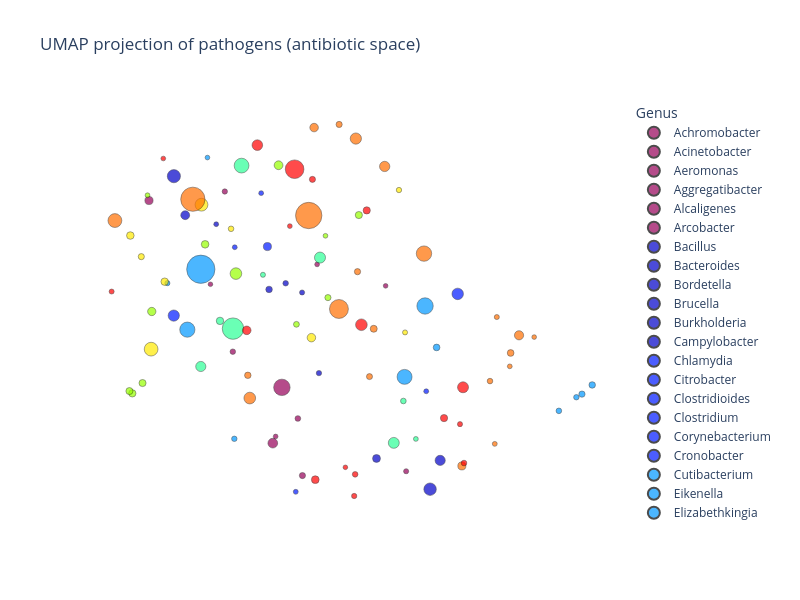

This figure's notebook cell:
### Markdown cell above
### UMAP scatter plots

Two-dimensional UMAP projections for antibiotic and class vectors, coloured by pathogen genus.

### Code cell
fig_ab = _umap_scatter(
    pathogen_names_ab,
    pathogen_log_sums_ab,
    pathogen_vectors_ab,
    title="UMAP projection of pathogens (antibiotic space)",
    marker_max_size=10,
    figure_size=(800, 600),
    color_map="Rainbow",
    min_size=50.0,
)
fig_ab

### Figure 1 — Plotly figure (JSON) as saved in the notebook; plotly's stock layout.template omitted (floating-point values rounded to 4 significant figures)
{"data": [{"hovertemplate": "<b>%{hovertext}</b><br><br>color=Achromobacter<br>x=%{x}<br>y=%{y}<br>size=%{marker.size}<extra></extra>", "hovertext": ["Achromobacter denitrificans", "Achromobacter xylosoxidans"], "legendgroup": "Achromobacter", "marker": {"color": "rgb(150,0,90)", "line": {"color": "black", "width": 0.5}, "size": [0.286, 0.3788], "sizemode": "area", "sizeref": 0.025, "symbol": "circle"}, "mode": "markers", "name": "Achromobacter", "orientation": "v", "showlegend": true, "type": "scatter", "x": [12.07, 11.33], "xaxis": "x", "y": [18.52, 17.45], "yaxis": "y"}, {"hovertemplate": "<b>%{hovertext}</b><br><br>color=Acinetobacter<br>x=%{x}<br>y=%{y}<br>size=%{marker.size}<extra></extra>", "hovertext": ["Acinetobacter baumannii", "Acinetobacter calcoaceticus"], "legendgroup": "Acinetobacter", "marker": {"color": "rgb(150,0,90)", "line": {"color": "black", "width": 0.5}, "size": [3.393, 0.8379], "sizemode": "area", "sizeref": 0.025, "symbol": "circle"}, "mode": "markers", "name": "Acinetobacter", "orientation": "v", "showlegend": true, "type": "scatter", "x": [11.76, 10.59], "xaxis": "x", "y": [17.01, 19.3], "yaxis": "y"}, {"hovertemplate": "<b>%{hovertext}</b><br><br>color=Aeromonas<br>x=%{x}<br>y=%{y}<br>size=%{marker.size}<extra></extra>", "hovertext": ["Aeromonas caviae", "Aeromonas hydrophila", "Aeromonas salmonicida", "Aeromonas sobria", "Aeromonas veronii"], "legendgroup": "Aeromonas", "marker": {"color": "rgb(150,0,90)", "line": {"color": "black", "width": 0.5}, "size": [0.4027, 1.186, 0.275, 0.2793, 0.4754], "sizemode": "area", "sizeref": 0.025, "symbol": "circle"}, "mode": "markers", "name": "Aeromonas", "orientation": "v", "showlegend": true, "type": "scatter", "x": [11.9, 11.68, 12.68, 11.71, 11.94], "xaxis": "x", "y": [16.63, 16.33, 18.25, 16.41, 15.93], "yaxis": "y"}, {"hovertemplate": "<b>%{hovertext}</b><br><br>color=Aggregatibacter<br>x=%{x}<br>y=%{y}<br>size=%{marker.size}<extra></extra>", "hovertext": ["Aggregatibacter actinomycetemcomitans"], "legendgroup": "Aggregatibacter", "marker": {"color": "rgb(150,0,90)", "line": {"color": "black", "width": 0.5}, "size": [0.3549], "sizemode": "area", "sizeref": 0.025, "symbol": "circle"}, "mode": "markers", "name": "Aggregatibacter", "orientation": "v", "showlegend": true, "type": "scatter", "x": [11.26], "xaxis": "x", "y": [19.41], "yaxis": "y"}, {"hovertemplate": "<b>%{hovertext}</b><br><br>color=Alcaligenes<br>x=%{x}<br>y=%{y}<br>size=%{marker.size}<extra></extra>", "hovertext": ["Alcaligenes faecalis"], "legendgroup": "Alcaligenes", "marker": {"color": "rgb(150,0,90)", "line": {"color": "black", "width": 0.5}, "size": [0.2719], "sizemode": "area", "sizeref": 0.025, "symbol": "circle"}, "mode": "markers", "name": "Alcaligenes", "orientation": "v", "showlegend": true, "type": "scatter", "x": [11.13], "xaxis": "x", "y": [18.27], "yaxis": "y"}, {"hovertemplate": "<b>%{hovertext}</b><br><br>color=Arcobacter<br>x=%{x}<br>y=%{y}<br>size=%{marker.size}<extra></extra>", "hovertext": ["Arcobacter butzleri"], "legendgroup": "Arcobacter", "marker": {"color": "rgb(150,0,90)", "line": {"color": "black", "width": 0.5}, "size": [0.3263], "sizemode": "area", "sizeref": 0.025, "symbol": "circle"}, "mode": "markers", "name": "Arcobacter", "orientation": "v", "showlegend": true, "type": "scatter", "x": [12.86], "xaxis": "x", "y": [15.98], "yaxis": "y"}, {"hovertemplate": "<b>%{hovertext}</b><br><br>color=Bacillus<br>x=%{x}<br>y=%{y}<br>size=%{marker.size}<extra></extra>", "hovertext": ["Bacillus anthracis", "Bacillus cereus"], "legendgroup": "Bacillus", "marker": {"color": "rgb(0,0,200)", "line": {"color": "black", "width": 0.5}, "size": [0.3262, 0.7753], "sizemode": "area", "sizeref": 0.025, "symbol": "circle"}, "mode": "markers", "name": "Bacillus", "orientation": "v", "showlegend": true, "type": "scatter", "x": [11.94, 12.59], "xaxis": "x", "y": [18.17, 16.14], "yaxis": "y"}, {"hovertemplate": "<b>%{hovertext}</b><br><br>color=Bacteroides<br>x=%{x}<br>y=%{y}<br>size=%{marker.size}<extra></extra>", "hovertext": ["Bacteroides fragilis"], "legendgroup": "Bacteroides", "marker": {"color": "rgb(0,0,200)", "line": {"color": "black", "width": 0.5}, "size": [2.164], "sizemode": "area", "sizeref": 0.025, "symbol": "circle"}, "mode": "markers", "name": "Bacteroides", "orientation": "v", "showlegend": true, "type": "scatter", "x": [10.81], "xaxis": "x", "y": [19.6], "yaxis": "y"}, {"hovertemplate": "<b>%{hovertext}</b><br><br>color=Bordetella<br>x=%{x}<br>y=%{y}<br>size=%{marker.size}<extra></extra>", "hovertext": ["Bordetella bronchiseptica"], "legendgroup": "Bordetella", "marker": {"color": "rgb(0,0,200)", "line": {"color": "black", "width": 0.5}, "size": [0.3807], "sizemode": "area", "sizeref": 0.025, "symbol": "circle"}, "mode": "markers", "name": "Bordetella", "orientation": "v", "showlegend": true, "type": "scatter", "x": [11.79], "xaxis": "x", "y": [18.29], "yaxis": "y"}, {"hovertemplate": "<b>%{hovertext}</b><br><br>color=Brucella<br>x=%{x}<br>y=%{y}<br>size=%{marker.size}<extra></extra>", "hovertext": ["Brucella melitensis"], "legendgroup": "Brucella", "marker": {"color": "rgb(0,0,200)", "line": {"color": "black", "width": 0.5}, "size": [0.359], "sizemode": "area", "sizeref": 0.025, "symbol": "circle"}, "mode": "markers", "name": "Brucella", "orientation": "v", "showlegend": true, "type": "scatter", "x": [12.09], "xaxis": "x", "y": [17.19], "yaxis": "y"}, {"hovertemplate": "<b>%{hovertext}</b><br><br>color=Burkholderia<br>x=%{x}<br>y=%{y}<br>size=%{marker.size}<extra></extra>", "hovertext": ["Burkholderia cepacia", "Burkholderia pseudomallei"], "legendgroup": "Burkholderia", "marker": {"color": "rgb(0,0,200)", "line": {"color": "black", "width": 0.5}, "size": [0.9938, 0.533], "sizemode": "area", "sizeref": 0.025, "symbol": "circle"}, "mode": "markers", "name": "Burkholderia", "orientation": "v", "showlegend": true, "type": "scatter", "x": [10.91, 11.65], "xaxis": "x", "y": [19.12, 18.21], "yaxis": "y"}, {"hovertemplate": "<b>%{hovertext}</b><br><br>color=Campylobacter<br>x=%{x}<br>y=%{y}<br>size=%{marker.size}<extra></extra>", "hovertext": ["Campylobacter coli", "Campylobacter fetus", "Campylobacter jejuni"], "legendgroup": "Campylobacter", "marker": {"color": "rgb(0,0,200)", "line": {"color": "black", "width": 0.5}, "size": [1.299, 0.2974, 1.944], "sizemode": "area", "sizeref": 0.025, "symbol": "circle"}, "mode": "markers", "name": "Campylobacter", "orientation": "v", "showlegend": true, "type": "scatter", "x": [13.16, 11.18, 13.07], "xaxis": "x", "y": [16.11, 19.01, 15.76], "yaxis": "y"}, {"hovertemplate": "<b>%{hovertext}</b><br><br>color=Chlamydia<br>x=%{x}<br>y=%{y}<br>size=%{marker.size}<extra></extra>", "hovertext": ["Chlamydia trachomatis"], "legendgroup": "Chlamydia", "marker": {"color": "rgb(0,25,255)", "line": {"color": "black", "width": 0.5}, "size": [0.2974], "sizemode": "area", "sizeref": 0.025, "symbol": "circle"}, "mode": "markers", "name": "Chlamydia", "orientation": "v", "showlegend": true, "type": "scatter", "x": [11.58], "xaxis": "x", "y": [19.39], "yaxis": "y"}, {"hovertemplate": "<b>%{hovertext}</b><br><br>color=Citrobacter<br>x=%{x}<br>y=%{y}<br>size=%{marker.size}<extra></extra>", "hovertext": ["Citrobacter freundii"], "legendgroup": "Citrobacter", "marker": {"color": "rgb(0,25,255)", "line": {"color": "black", "width": 0.5}, "size": [1.579], "sizemode": "area", "sizeref": 0.025, "symbol": "circle"}, "mode": "markers", "name": "Citrobacter", "orientation": "v", "showlegend": true, "type": "scatter", "x": [10.81], "xaxis": "x", "y": [17.89], "yaxis": "y"}, {"hovertemplate": "<b>%{hovertext}</b><br><br>color=Clostridioides<br>x=%{x}<br>y=%{y}<br>size=%{marker.size}<extra></extra>", "hovertext": ["Clostridioides difficile"], "legendgroup": "Clostridioides", "marker": {"color": "rgb(0,25,255)", "line": {"color": "black", "width": 0.5}, "size": [1.654], "sizemode": "area", "sizeref": 0.025, "symbol": "circle"}, "mode": "markers", "name": "Clostridioides", "orientation": "v", "showlegend": true, "type": "scatter", "x": [13.31], "xaxis": "x", "y": [18.16], "yaxis": "y"}, {"hovertemplate": "<b>%{hovertext}</b><br><br>color=Clostridium<br>x=%{x}<br>y=%{y}<br>size=%{marker.size}<extra></extra>", "hovertext": ["Clostridium perfringens"], "legendgroup": "Clostridium", "marker": {"color": "rgb(0,25,255)", "line": {"color": "black", "width": 0.5}, "size": [0.8212], "sizemode": "area", "sizeref": 0.025, "symbol": "circle"}, "mode": "markers", "name": "Clostridium", "orientation": "v", "showlegend": true, "type": "scatter", "x": [11.63], "xaxis": "x", "y": [18.74], "yaxis": "y"}, {"hovertemplate": "<b>%{hovertext}</b><br><br>color=Corynebacterium<br>x=%{x}<br>y=%{y}<br>size=%{marker.size}<extra></extra>", "hovertext": ["Corynebacterium diphtheriae", "Corynebacterium striatum"], "legendgroup": "Corynebacterium", "marker": {"color": "rgb(0,25,255)", "line": {"color": "black", "width": 0.5}, "size": [0.2967, 0.3039], "sizemode": "area", "sizeref": 0.025, "symbol": "circle"}, "mode": "markers", "name": "Corynebacterium", "orientation": "v", "showlegend": true, "type": "scatter", "x": [11.35, 13.03], "xaxis": "x", "y": [18.73, 16.96], "yaxis": "y"}, {"hovertemplate": "<b>%{hovertext}</b><br><br>color=Cronobacter<br>x=%{x}<br>y=%{y}<br>size=%{marker.size}<extra></extra>", "hovertext": ["Cronobacter sakazakii"], "legendgroup": "Cronobacter", "marker": {"color": "rgb(0,25,255)", "line": {"color": "black", "width": 0.5}, "size": [0.3043], "sizemode": "area", "sizeref": 0.025, "symbol": "circle"}, "mode": "markers", "name": "Cronobacter", "orientation": "v", "showlegend": true, "type": "scatter", "x": [11.88], "xaxis": "x", "y": [15.73], "yaxis": "y"}, {"hovertemplate": "<b>%{hovertext}</b><br><br>color=Cutibacterium<br>x=%{x}<br>y=%{y}<br>size=%{marker.size}<extra></extra>", "hovertext": ["Cutibacterium acnes"], "legendgroup": "Cutibacterium", "marker": {"color": "rgb(0,152,255)", "line": {"color": "black", "width": 0.5}, "size": [0.5575], "sizemode": "area", "sizeref": 0.025, "symbol": "circle"}, "mode": "markers", "name": "Cutibacterium", "orientation": "v", "showlegend": true, "type": "scatter", "x": [13.12], "xaxis": "x", "y": [17.5], "yaxis": "y"}, {"hovertemplate": "<b>%{hovertext}</b><br><br>color=Eikenella<br>x=%{x}<br>y=%{y}<br>size=%{marker.size}<extra></extra>", "hovertext": ["Eikenella corrodens"], "legendgroup": "Eikenella", "marker": {"color": "rgb(0,152,255)", "line": {"color": "black", "width": 0.5}, "size": [0.2758], "sizemode": "area", "sizeref": 0.025, "symbol": "circle"}, "mode": "markers", "name": "Eikenella", "orientation": "v", "showlegend": true, "type": "scatter", "x": [11.1], "xaxis": "x", "y": [19.83], "yaxis": "y"}, {"hovertemplate": "<b>%{hovertext}</b><br><br>color=Elizabethkingia<br>x=%{x}<br>y=%{y}<br>size=%{marker.size}<extra></extra>", "hovertext": ["Elizabethkingia meningoseptica"], "legendgroup": "Elizabethkingia", "marker": {"color": "rgb(0,152,255)", "line": {"color": "black", "width": 0.5}, "size": [0.3298], "sizemode": "area", "sizeref": 0.025, "symbol": "circle"}, "mode": "markers", "name": "Elizabethkingia", "orientation": "v", "showlegend": true, "type": "scatter", "x": [10.75], "xaxis": "x", "y": [18.29], "yaxis": "y"}, {"hovertemplate": "<b>%{hovertext}</b><br><br>color=Enterobacter<br>x=%{x}<br>y=%{y}<br>size=%{marker.size}<extra></extra>", "hovertext": ["Enterobacter cloacae", "Enterobacter hormaechei"], "legendgroup": "Enterobacter", "marker": {"color": "rgb(0,152,255)", "line": {"color": "black", "width": 0.5}, "size": [2.887, 0.3729], "sizemode": "area", "sizeref": 0.025, "symbol": "circle"}, "mode": "markers", "name": "Enterobacter", "orientation": "v", "showlegend": true, "type": "scatter", "x": [10.93, 11.34], "xaxis": "x", "y": [17.72, 16.38], "yaxis": "y"}, {"hovertemplate": "<b>%{hovertext}</b><br><br>color=Enterococcus<br>x=%{x}<br>y=%{y}<br>size=%{marker.size}<extra></extra>", "hovertext": ["Enterococcus casseliflavus", "Enterococcus durans", "Enterococcus faecalis", "Enterococcus faecium", "Enterococcus gallinarum", "Enterococcus hirae"], "legendgroup": "Enterococcus", "marker": {"color": "rgb(0,152,255)", "line": {"color": "black", "width": 0.5}, "size": [0.5339, 0.3981, 3.363, 2.802, 0.4902, 0.3695], "sizemode": "area", "sizeref": 0.025, "symbol": "circle"}, "mode": "markers", "name": "Enterococcus", "orientation": "v", "showlegend": true, "type": "scatter", "x": [14.5, 14.2, 13.02, 12.84, 14.41, 14.36], "xaxis": "x", "y": [17.04, 16.72, 18.01, 17.14, 16.93, 16.89], "yaxis": "y"}, {"hovertemplate": "<b>%{hovertext}</b><br><br>color=Escherichia<br>x=%{x}<br>y=%{y}<br>size=%{marker.size}<extra></extra>", "hovertext": ["Escherichia coli"], "legendgroup": "Escherichia", "marker": {"color": "rgb(0,152,255)", "line": {"color": "black", "width": 0.5}, "size": [10.0], "sizemode": "area", "sizeref": 0.025, "symbol": "circle"}, "mode": "markers", "name": "Escherichia", "orientation": "v", "showlegend": true, "type": "scatter", "x": [11.05], "xaxis": "x", "y": [18.46], "yaxis": "y"}, {"hovertemplate": "<b>%{hovertext}</b><br><br>color=Haemophilus<br>x=%{x}<br>y=%{y}<br>size=%{marker.size}<extra></extra>", "hovertext": ["Haemophilus influenzae", "Haemophilus parainfluenzae"], "legendgroup": "Haemophilus", "marker": {"color": "rgb(44,255,150)", "line": {"color": "black", "width": 0.5}, "size": [2.735, 0.3216], "sizemode": "area", "sizeref": 0.025, "symbol": "circle"}, "mode": "markers", "name": "Haemophilus", "orientation": "v", "showlegend": true, "type": "scatter", "x": [11.41, 11.59], "xaxis": "x", "y": [19.73, 18.39], "yaxis": "y"}, {"hovertemplate": "<b>%{hovertext}</b><br><br>color=Helicobacter<br>x=%{x}<br>y=%{y}<br>size=%{marker.size}<extra></extra>", "hovertext": ["Helicobacter pylori"], "legendgroup": "Helicobacter", "marker": {"color": "rgb(44,255,150)", "line": {"color": "black", "width": 0.5}, "size": [1.53], "sizemode": "area", "sizeref": 0.025, "symbol": "circle"}, "mode": "markers", "name": "Helicobacter", "orientation": "v", "showlegend": true, "type": "scatter", "x": [12.1], "xaxis": "x", "y": [18.6], "yaxis": "y"}, {"hovertemplate": "<b>%{hovertext}</b><br><br>color=Klebsiella<br>x=%{x}<br>y=%{y}<br>size=%{marker.size}<extra></extra>", "hovertext": ["Klebsiella aerogenes", "Klebsiella oxytoca", "Klebsiella pneumoniae"], "legendgroup": "Klebsiella", "marker": {"color": "rgb(44,255,150)", "line": {"color": "black", "width": 0.5}, "size": [0.6967, 1.294, 5.745], "sizemode": "area", "sizeref": 0.025, "symbol": "circle"}, "mode": "markers", "name": "Klebsiella", "orientation": "v", "showlegend": true, "type": "scatter", "x": [11.22, 11.05, 11.33], "xaxis": "x", "y": [17.83, 17.27, 17.73], "yaxis": "y"}, {"hovertemplate": "<b>%{hovertext}</b><br><br>color=Lacticaseibacillus<br>x=%{x}<br>y=%{y}<br>size=%{marker.size}<extra></extra>", "hovertext": ["Lacticaseibacillus rhamnosus"], "legendgroup": "Lacticaseibacillus", "marker": {"color": "rgb(44,255,150)", "line": {"color": "black", "width": 0.5}, "size": [0.2962], "sizemode": "area", "sizeref": 0.025, "symbol": "circle"}, "mode": "markers", "name": "Lacticaseibacillus", "orientation": "v", "showlegend": true, "type": "scatter", "x": [12.94], "xaxis": "x", "y": [16.38], "yaxis": "y"}, {"hovertemplate": "<b>%{hovertext}</b><br><br>color=Lactococcus<br>x=%{x}<br>y=%{y}<br>size=%{marker.size}<extra></extra>", "hovertext": ["Lactococcus lactis"], "legendgroup": "Lactococcus", "marker": {"color": "rgb(44,255,150)", "line": {"color": "black", "width": 0.5}, "size": [0.4035], "sizemode": "area", "sizeref": 0.025, "symbol": "circle"}, "mode": "markers", "name": "Lactococcus", "orientation": "v", "showlegend": true, "type": "scatter", "x": [12.83], "xaxis": "x", "y": [16.84], "yaxis": "y"}, {"hovertemplate": "<b>%{hovertext}</b><br><br>color=Listeria<br>x=%{x}<br>y=%{y}<br>size=%{marker.size}<extra></extra>", "hovertext": ["Listeria monocytogenes"], "legendgroup": "Listeria", "marker": {"color": "rgb(44,255,150)", "line": {"color": "black", "width": 0.5}, "size": [1.497], "sizemode": "area", "sizeref": 0.025, "symbol": "circle"}, "mode": "markers", "name": "Listeria", "orientation": "v", "showlegend": true, "type": "scatter", "x": [12.75], "xaxis": "x", "y": [16.33], "yaxis": "y"}, {"hovertemplate": "<b>%{hovertext}</b><br><br>color=Mannheimia<br>x=%{x}<br>y=%{y}<br>size=%{marker.size}<extra></extra>", "hovertext": ["Mannheimia haemolytica"], "legendgroup": "Mannheimia", "marker": {"color": "rgb(151,255,0)", "line": {"color": "black", "width": 0.5}, "size": [0.4293], "sizemode": "area", "sizeref": 0.025, "symbol": "circle"}, "mode": "markers", "name": "Mannheimia", "orientation": "v", "showlegend": true, "type": "scatter", "x": [11.89], "xaxis": "x", "y": [17.78], "yaxis": "y"}, {"hovertemplate": "<b>%{hovertext}</b><br><br>color=Metamycoplasma<br>x=%{x}<br>y=%{y}<br>size=%{marker.size}<extra></extra>", "hovertext": ["Metamycoplasma hominis"], "legendgroup": "Metamycoplasma", "marker": {"color": "rgb(151,255,0)", "line": {"color": "black", "width": 0.5}, "size": [0.6451], "sizemode": "area", "sizeref": 0.025, "symbol": "circle"}, "mode": "markers", "name": "Metamycoplasma", "orientation": "v", "showlegend": true, "type": "scatter", "x": [12.44], "xaxis": "x", "y": [19.12], "yaxis": "y"}, {"hovertemplate": "<b>%{hovertext}</b><br><br>color=Moraxella<br>x=%{x}<br>y=%{y}<br>size=%{marker.size}<extra></extra>", "hovertext": ["Moraxella catarrhalis"], "legendgroup": "Moraxella", "marker": {"color": "rgb(151,255,0)", "line": {"color": "black", "width": 0.5}, "size": [0.9668], "sizemode": "area", "sizeref": 0.025, "symbol": "circle"}, "mode": "markers", "name": "Moraxella", "orientation": "v", "showlegend": true, "type": "scatter", "x": [11.73], "xaxis": "x", "y": [19.73], "yaxis": "y"}, {"hovertemplate": "<b>%{hovertext}</b><br><br>color=Morganella<br>x=%{x}<br>y=%{y}<br>size=%{marker.size}<extra></extra>", "hovertext": ["Morganella morganii"], "legendgroup": "Morganella", "marker": {"color": "rgb(151,255,0)", "line": {"color": "black", "width": 0.5}, "size": [0.862], "sizemode": "area", "sizeref": 0.025, "symbol": "circle"}, "mode": "markers", "name": "Morganella", "orientation": "v", "showlegend": true, "type": "scatter", "x": [10.61], "xaxis": "x", "y": [17.94], "yaxis": "y"}, {"hovertemplate": "<b>%{hovertext}</b><br><br>color=Mycobacterium<br>x=%{x}<br>y=%{y}<br>size=%{marker.size}<extra></extra>", "hovertext": ["Mycobacterium abscessus", "Mycobacterium avium", "Mycobacterium flavescens", "Mycobacterium fortuitum", "Mycobacterium obuense", "Mycobacterium smegmatis", "Mycobacterium tuberculosis"], "legendgroup": "Mycobacterium", "marker": {"color": "rgb(151,255,0)", "line": {"color": "black", "width": 0.5}, "size": [0.6695, 0.7212, 0.6352, 0.2884, 0.6265, 0.4766, 1.687], "sizemode": "area", "sizeref": 0.025, "symbol": "circle"}, "mode": "markers", "name": "Mycobacterium", "orientation": "v", "showlegend": true, "type": "scatter", "x": [10.44, 11.08, 10.53, 10.58, 10.42, 12.17, 11.36], "xaxis": "x", "y": [16.94, 18.76, 17.06, 19.37, 16.96, 18.11, 18.41], "yaxis": "y"}, {"hovertemplate": "<b>%{hovertext}</b><br><br>color=Mycoplasmoides<br>x=%{x}<br>y=%{y}<br>size=%{marker.size}<extra></extra>", "hovertext": ["Mycoplasmoides pneumoniae"], "legendgroup": "Mycoplasmoides", "marker": {"color": "rgb(151,255,0)", "line": {"color": "black", "width": 0.5}, "size": [0.2799], "sizemode": "area", "sizeref": 0.025, "symbol": "circle"}, "mode": "markers", "name": "Mycoplasmoides", "orientation": "v", "showlegend": true, "type": "scatter", "x": [12.14], "xaxis": "x", "y": [18.87], "yaxis": "y"}, {"hovertemplate": "<b>%{hovertext}</b><br><br>color=Neisseria<br>x=%{x}<br>y=%{y}<br>size=%{marker.size}<extra></extra>", "hovertext": ["Neisseria gonorrhoeae", "Neisseria meningitidis"], "legendgroup": "Neisseria", "marker": {"color": "rgb(255,234,0)", "line": {"color": "black", "width": 0.5}, "size": [2.062, 0.7187], "sizemode": "area", "sizeref": 0.025, "symbol": "circle"}, "mode": "markers", "name": "Neisseria", "orientation": "v", "showlegend": true, "type": "scatter", "x": [11.05, 10.42], "xaxis": "x", "y": [19.25, 18.87], "yaxis": "y"}, {"hovertemplate": "<b>%{hovertext}</b><br><br>color=Nocardia<br>x=%{x}<br>y=%{y}<br>size=%{marker.size}<extra></extra>", "hovertext": ["Nocardia farcinica"], "legendgroup": "Nocardia", "marker": {"color": "rgb(255,234,0)", "line": {"color": "black", "width": 0.5}, "size": [0.363], "sizemode": "area", "sizeref": 0.025, "symbol": "circle"}, "mode": "markers", "name": "Nocardia", "orientation": "v", "showlegend": true, "type": "scatter", "x": [12.79], "xaxis": "x", "y": [19.43], "yaxis": "y"}, {"hovertemplate": "<b>%{hovertext}</b><br><br>color=Pasteurella<br>x=%{x}<br>y=%{y}<br>size=%{marker.size}<extra></extra>", "hovertext": ["Pasteurella multocida"], "legendgroup": "Pasteurella", "marker": {"color": "rgb(255,234,0)", "line": {"color": "black", "width": 0.5}, "size": [0.9048], "sizemode": "area", "sizeref": 0.025, "symbol": "circle"}, "mode": "markers", "name": "Pasteurella", "orientation": "v", "showlegend": true, "type": "scatter", "x": [12.02], "xaxis": "x", "y": [17.62], "yaxis": "y"}, {"hovertemplate": "<b>%{hovertext}</b><br><br>color=Plesiomonas<br>x=%{x}<br>y=%{y}<br>size=%{marker.size}<extra></extra>", "hovertext": ["Plesiomonas shigelloides"], "legendgroup": "Plesiomonas", "marker": {"color": "rgb(255,234,0)", "line": {"color": "black", "width": 0.5}, "size": [0.3167], "sizemode": "area", "sizeref": 0.025, "symbol": "circle"}, "mode": "markers", "name": "Plesiomonas", "orientation": "v", "showlegend": true, "type": "scatter", "x": [12.85], "xaxis": "x", "y": [17.68], "yaxis": "y"}, {"hovertemplate": "<b>%{hovertext}</b><br><br>color=Proteus<br>x=%{x}<br>y=%{y}<br>size=%{marker.size}<extra></extra>", "hovertext": ["Proteus mirabilis", "Proteus vulgaris"], "legendgroup": "Proteus", "marker": {"color": "rgb(255,234,0)", "line": {"color": "black", "width": 0.5}, "size": [2.36, 0.6971], "sizemode": "area", "sizeref": 0.025, "symbol": "circle"}, "mode": "markers", "name": "Proteus", "orientation": "v", "showlegend": true, "type": "scatter", "x": [10.61, 10.73], "xaxis": "x", "y": [17.48, 18.31], "yaxis": "y"}, {"hovertemplate": "<b>%{hovertext}</b><br><br>color=Providencia<br>x=%{x}<br>y=%{y}<br>size=%{marker.size}<extra></extra>", "hovertext": ["Providencia rettgeri", "Providencia stuartii"], "legendgroup": "Providencia", "marker": {"color": "rgb(255,234,0)", "line": {"color": "black", "width": 0.5}, "size": [0.3924, 0.4742], "sizemode": "area", "sizeref": 0.025, "symbol": "circle"}, "mode": "markers", "name": "Providencia", "orientation": "v", "showlegend": true, "type": "scatter", "x": [11.31, 10.52], "xaxis": "x", "y": [18.95, 18.61], "yaxis": "y"}, {"hovertemplate": "<b>%{hovertext}</b><br><br>color=Pseudomonas<br>x=%{x}<br>y=%{y}<br>size=%{marker.size}<extra></extra>", "hovertext": ["Pseudomonas aeruginosa", "Pseudomonas fluorescens", "Pseudomonas putida"], "legendgroup": "Pseudomonas", "marker": {"color": "rgb(255,111,0)", "line": {"color": "black", "width": 0.5}, "size": [7.342, 0.4553, 0.5218], "sizemode": "area", "sizeref": 0.025, "symbol": "circle"}, "mode": "markers", "name": "Pseudomonas", "orientation": "v", "showlegend": true, "type": "scatter", "x": [10.98, 12.53, 11.46], "xaxis": "x", "y": [19.32, 17.14, 17.16], "yaxis": "y"}, {"hovertemplate": "<b>%{hovertext}</b><br><br>color=Salmonella<br>x=%{x}<br>y=%{y}<br>size=%{marker.size}<extra></extra>", "hovertext": ["Salmonella enterica"], "legendgroup": "Salmonella", "marker": {"color": "rgb(255,111,0)", "line": {"color": "black", "width": 0.5}, "size": [4.486], "sizemode": "area", "sizeref": 0.025, "symbol": "circle"}, "mode": "markers", "name": "Salmonella", "orientation": "v", "showlegend": true, "type": "scatter", "x": [12.26], "xaxis": "x", "y": [17.97], "yaxis": "y"}, {"hovertemplate": "<b>%{hovertext}</b><br><br>color=Serratia<br>x=%{x}<br>y=%{y}<br>size=%{marker.size}<extra></extra>", "hovertext": ["Serratia marcescens"], "legendgroup": "Serratia", "marker": {"color": "rgb(255,111,0)", "line": {"color": "black", "width": 0.5}, "size": [2.4], "sizemode": "area", "sizeref": 0.025, "symbol": "circle"}, "mode": "markers", "name": "Serratia", "orientation": "v", "showlegend": true, "type": "scatter", "x": [10.29], "xaxis": "x", "y": [19.06], "yaxis": "y"}, {"hovertemplate": "<b>%{hovertext}</b><br><br>color=Shigella<br>x=%{x}<br>y=%{y}<br>size=%{marker.size}<extra></extra>", "hovertext": ["Shigella boydii", "Shigella dysenteriae", "Shigella flexneri", "Shigella sonnei"], "legendgroup": "Shigella", "marker": {"color": "rgb(255,111,0)", "line": {"color": "black", "width": 0.5}, "size": [0.473, 0.9107, 1.579, 1.324], "sizemode": "area", "sizeref": 0.025, "symbol": "circle"}, "mode": "markers", "name": "Shigella", "orientation": "v", "showlegend": true, "type": "scatter", "x": [12.27, 12.04, 12.41, 12.67], "xaxis": "x", "y": [20.23, 20.2, 20.06, 19.72], "yaxis": "y"}, {"hovertemplate": "<b>%{hovertext}</b><br><br>color=Staphylococcus<br>x=%{x}<br>y=%{y}<br>size=%{marker.size}<extra></extra>", "hovertext": ["Staphylococcus aureus", "Staphylococcus capitis", "Staphylococcus cohnii", "Staphylococcus epidermidis", "Staphylococcus haemolyticus", "Staphylococcus hominis", "Staphylococcus intermedius", "Staphylococcus lugdunensis", "Staphylococcus pseudintermedius", "Staphylococcus saprophyticus", "Staphylococcus warneri", "Staphylococcus xylosus"], "legendgroup": "Staphylococcus", "marker": {"color": "rgb(255,111,0)", "line": {"color": "black", "width": 0.5}, "size": [8.692, 0.395, 0.2875, 2.975, 1.064, 0.5668, 0.4867, 0.3031, 0.8114, 0.6138, 0.2763, 0.3194], "sizemode": "area", "sizeref": 0.025, "symbol": "circle"}, "mode": "markers", "name": "Staphylococcus", "orientation": "v", "showlegend": true, "type": "scatter", "x": [12.0, 13.6, 13.77, 13.01, 13.85, 13.78, 12.43, 13.64, 13.35, 12.57, 13.98, 13.66], "xaxis": "x", "y": [19.12, 17.09, 17.27, 18.65, 17.65, 17.43, 18.43, 16.32, 16.05, 17.73, 17.63, 17.87], "yaxis": "y"}, {"hovertemplate": "<b>%{hovertext}</b><br><br>color=Stenotrophomonas<br>x=%{x}<br>y=%{y}<br>size=%{marker.size}<extra></extra>", "hovertext": ["Stenotrophomonas maltophilia"], "legendgroup": "Stenotrophomonas", "marker": {"color": "rgb(255,111,0)", "line": {"color": "black", "width": 0.5}, "size": [1.717], "sizemode": "area", "sizeref": 0.025, "symbol": "circle"}, "mode": "markers", "name": "Stenotrophomonas", "orientation": "v", "showlegend": true, "type": "scatter", "x": [11.48], "xaxis": "x", "y": [16.88], "yaxis": "y"}, {"hovertemplate": "<b>%{hovertext}</b><br><br>color=Streptococcus<br>x=%{x}<br>y=%{y}<br>size=%{marker.size}<extra></extra>", "hovertext": ["Streptococcus agalactiae", "Streptococcus dysgalactiae", "Streptococcus mitis", "Streptococcus mutans", "Streptococcus pneumoniae", "Streptococcus pyogenes", "Streptococcus sanguinis", "Streptococcus suis"], "legendgroup": "Streptococcus", "marker": {"color": "rgb(255,0,0)", "line": {"color": "black", "width": 0.5}, "size": [1.509, 0.3247, 0.4613, 0.3187, 4.353, 1.414, 0.2775, 0.6581], "sizemode": "area", "sizeref": 0.025, "symbol": "circle"}, "mode": "markers", "name": "Streptococcus", "orientation": "v", "showlegend": true, "type": "scatter", "x": [13.36, 13.33, 12.03, 10.26, 11.87, 11.54, 10.72, 13.19], "xaxis": "x", "y": [17.01, 16.56, 19.56, 18.19, 19.69, 19.98, 19.82, 16.63], "yaxis": "y"}, {"hovertemplate": "<b>%{hovertext}</b><br><br>color=Trueperella<br>x=%{x}<br>y=%{y}<br>size=%{marker.size}<extra></extra>", "hovertext": ["Trueperella pyogenes"], "legendgroup": "Trueperella", "marker": {"color": "rgb(255,0,0)", "line": {"color": "black", "width": 0.5}, "size": [0.3965], "sizemode": "area", "sizeref": 0.025, "symbol": "circle"}, "mode": "markers", "name": "Trueperella", "orientation": "v", "showlegend": true, "type": "scatter", "x": [13.37], "xaxis": "x", "y": [16.08], "yaxis": "y"}, {"hovertemplate": "<b>%{hovertext}</b><br><br>color=Ureaplasma<br>x=%{x}<br>y=%{y}<br>size=%{marker.size}<extra></extra>", "hovertext": ["Ureaplasma urealyticum"], "legendgroup": "Ureaplasma", "marker": {"color": "rgb(255,0,0)", "line": {"color": "black", "width": 0.5}, "size": [0.6509], "sizemode": "area", "sizeref": 0.025, "symbol": "circle"}, "mode": "markers", "name": "Ureaplasma", "orientation": "v", "showlegend": true, "type": "scatter", "x": [12.51], "xaxis": "x", "y": [19.18], "yaxis": "y"}, {"hovertemplate": "<b>%{hovertext}</b><br><br>color=Vibrio<br>x=%{x}<br>y=%{y}<br>size=%{marker.size}<extra></extra>", "hovertext": ["Vibrio alginolyticus", "Vibrio cholerae", "Vibrio harveyi", "Vibrio parahaemolyticus", "Vibrio vulnificus"], "legendgroup": "Vibrio", "marker": {"color": "rgb(255,0,0)", "line": {"color": "black", "width": 0.5}, "size": [0.3495, 1.7, 0.2703, 0.7481, 0.3957], "sizemode": "area", "sizeref": 0.025, "symbol": "circle"}, "mode": "markers", "name": "Vibrio", "orientation": "v", "showlegend": true, "type": "scatter", "x": [12.4, 12.46, 12.32, 12.05, 12.41], "xaxis": "x", "y": [15.68, 17.78, 16.03, 15.88, 15.94], "yaxis": "y"}, {"hovertemplate": "<b>%{hovertext}</b><br><br>color=Yersinia<br>x=%{x}<br>y=%{y}<br>size=%{marker.size}<extra></extra>", "hovertext": ["Yersinia enterocolitica", "Yersinia pestis"], "legendgroup": "Yersinia", "marker": {"color": "rgb(255,0,0)", "line": {"color": "black", "width": 0.5}, "size": [0.9251, 0.29], "sizemode": "area", "sizeref": 0.025, "symbol": "circle"}, "mode": "markers", "name": "Yersinia", "orientation": "v", "showlegend": true, "type": "scatter", "x": [11.45, 11.83], "xaxis": "x", "y": [17.71, 18.99], "yaxis": "y"}], "layout": {"height": 600, "legend": {"itemsizing": "constant", "title": {"text": "Genus"}, "tracegroupgap": 0}, "paper_bgcolor": "white", "plot_bgcolor": "white", "title": {"text": "UMAP projection of pathogens (antibiotic space)"}, "width": 800, "xaxis": {"anchor": "y", "domain": [0, 1], "showgrid": false, "title": {"text": "x"}, "visible": false, "zeroline": false}, "yaxis": {"anchor": "x", "domain": [0, 1], "showgrid": false, "title": {"text": "y"}, "visible": false, "zeroline": false}}}
